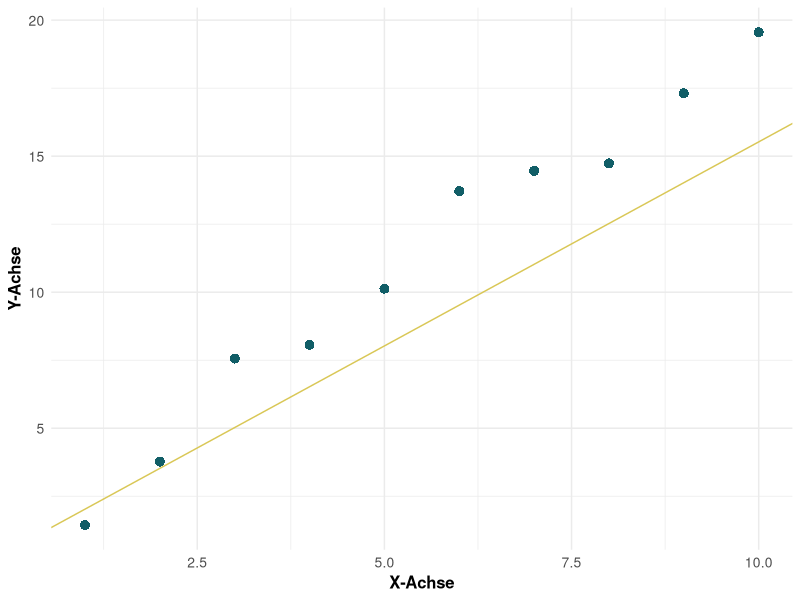

Generate this figure with R:
# Installiere ggplot2, wenn es noch nicht installiert ist
# install.packages("ggplot2")

# Lade das ggplot2-Paket
library(ggplot2)

# Erstelle Daten mit mindestens 10 Punkten
set.seed(123)  # Für die Reproduzierbarkeit der Zufallsdaten
x <- 1:10
y <- 2*x + rnorm(10)

# Erstelle ein Datenrahmen
data <- data.frame(x, y)

# Führe eine lineare Regression durch
lm_model <- lm(y ~ x, data=data)

# Neue Steigung für die Gerade
neue_steigung <- 1.5

# Projiziere die Punkte auf die Gerade mit der neuen Steigung
data$y_proj <- predict(lm_model, data) + (neue_steigung - coef(lm_model)[2]) * x

# Berechne die Varianz der auf die Gerade projizierten Punkte
var_proj <- var(data$y_proj)

# Erstelle die Plot-Grafik
ggplot(data, aes(x, y)) +
  geom_point(color = "#115E67", size = 3, shape = 16) +  # Füge Punkte hinzu und passe Farbe, Größe und Form an
  geom_abline(intercept = coef(lm_model)[1], slope = neue_steigung, linetype="solid", color="#D9C756") +  # Füge die Gerade mit neuer Steigung hinzu und passe Farbe und Linientyp an
  labs(x="X-Achse",
       y="Y-Achse") +
  theme_minimal() +  # Wähle ein minimalistisches Design
  theme(plot.title = element_text(hjust = 0.5, size = 14, face = "bold"),  # Zentriere und passe die Größe des Titels an
        axis.title = element_text(size = 12, face = "bold"),  # Passe die Größe der Achsentitel an
        axis.text = element_text(size = 10),  # Passe die Größe der Achsentexte an
        legend.position="none")  # Entferne die Legende (da wir keine spezifischen Legendeninformationen haben)
